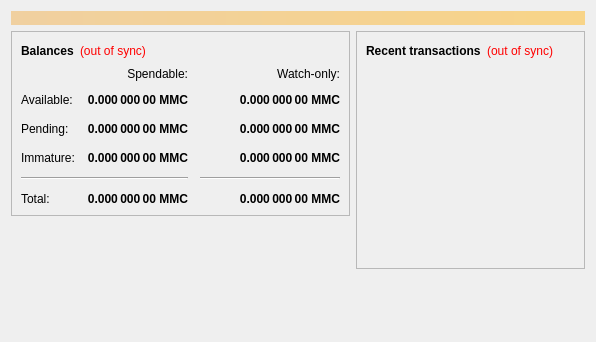
<?xml version="1.0" encoding="UTF-8"?>
<ui version="4.0">
 <class>OverviewPage</class>
 <widget class="QWidget" name="OverviewPage">
  <property name="geometry">
   <rect>
    <x>0</x>
    <y>0</y>
    <width>596</width>
    <height>342</height>
   </rect>
  </property>
  <property name="windowTitle">
   <string>Form</string>
  </property>
  <layout class="QVBoxLayout" name="topLayout">
   <item>
    <widget class="QLabel" name="labelAlerts">
     <property name="visible">
      <bool>false</bool>
     </property>
     <property name="styleSheet">
      <string notr="true">background-color: qlineargradient(x1: 0, y1: 0, x2: 1, y2: 0, stop:0 #F0D0A0, stop:1 #F8D488); color:#000000;</string>
     </property>
     <property name="wordWrap">
      <bool>true</bool>
     </property>
     <property name="margin">
      <number>3</number>
     </property>
    </widget>
   </item>
   <item>
    <layout class="QHBoxLayout" name="horizontalLayout" stretch="1,1">
     <item>
      <layout class="QVBoxLayout" name="verticalLayout_2">
       <item>
        <widget class="QFrame" name="frame">
         <property name="frameShape">
          <enum>QFrame::StyledPanel</enum>
         </property>
         <property name="frameShadow">
          <enum>QFrame::Raised</enum>
         </property>
         <layout class="QVBoxLayout" name="verticalLayout_4">
          <item>
           <layout class="QHBoxLayout" name="horizontalLayout_4">
            <item>
             <widget class="QLabel" name="label_5">
              <property name="font">
               <font>
                <weight>75</weight>
                <bold>true</bold>
               </font>
              </property>
              <property name="text">
               <string>Balances</string>
              </property>
             </widget>
            </item>
            <item>
             <widget class="QLabel" name="labelWalletStatus">
              <property name="cursor">
               <cursorShape>WhatsThisCursor</cursorShape>
              </property>
              <property name="toolTip">
               <string>The displayed information may be out of date. Your wallet automatically synchronizes with the Meowmeowcoin network after a connection is established, but this process has not completed yet.</string>
              </property>
              <property name="styleSheet">
               <string notr="true">QLabel { color: red; }</string>
              </property>
              <property name="text">
               <string notr="true">(out of sync)</string>
              </property>
              <property name="alignment">
               <set>Qt::AlignLeading|Qt::AlignLeft|Qt::AlignVCenter</set>
              </property>
             </widget>
            </item>
            <item>
             <spacer name="horizontalSpacer_3">
              <property name="orientation">
               <enum>Qt::Horizontal</enum>
              </property>
              <property name="sizeHint" stdset="0">
               <size>
                <width>40</width>
                <height>20</height>
               </size>
              </property>
             </spacer>
            </item>
           </layout>
          </item>
          <item>
           <layout class="QGridLayout" name="gridLayout">
            <property name="spacing">
             <number>12</number>
            </property>
            <item row="2" column="2">
             <widget class="QLabel" name="labelWatchPending">
              <property name="font">
               <font>
                <weight>75</weight>
                <bold>true</bold>
               </font>
              </property>
              <property name="cursor">
               <cursorShape>IBeamCursor</cursorShape>
              </property>
              <property name="toolTip">
               <string>Unconfirmed transactions to watch-only addresses</string>
              </property>
              <property name="text">
               <string notr="true">0.000 000 00 MMC</string>
              </property>
              <property name="alignment">
               <set>Qt::AlignRight|Qt::AlignTrailing|Qt::AlignVCenter</set>
              </property>
              <property name="textInteractionFlags">
               <set>Qt::LinksAccessibleByMouse|Qt::TextSelectableByKeyboard|Qt::TextSelectableByMouse</set>
              </property>
             </widget>
            </item>
            <item row="2" column="1">
             <widget class="QLabel" name="labelUnconfirmed">
              <property name="font">
               <font>
                <weight>75</weight>
                <bold>true</bold>
               </font>
              </property>
              <property name="cursor">
               <cursorShape>IBeamCursor</cursorShape>
              </property>
              <property name="toolTip">
               <string>Total of transactions that have yet to be confirmed, and do not yet count toward the spendable balance</string>
              </property>
              <property name="text">
               <string notr="true">0.000 000 00 MMC</string>
              </property>
              <property name="alignment">
               <set>Qt::AlignRight|Qt::AlignTrailing|Qt::AlignVCenter</set>
              </property>
              <property name="textInteractionFlags">
               <set>Qt::LinksAccessibleByMouse|Qt::TextSelectableByKeyboard|Qt::TextSelectableByMouse</set>
              </property>
             </widget>
            </item>
            <item row="3" column="2">
             <widget class="QLabel" name="labelWatchImmature">
              <property name="font">
               <font>
                <weight>75</weight>
                <bold>true</bold>
               </font>
              </property>
              <property name="cursor">
               <cursorShape>IBeamCursor</cursorShape>
              </property>
              <property name="toolTip">
               <string>Mined balance in watch-only addresses that has not yet matured</string>
              </property>
              <property name="text">
               <string notr="true">0.000 000 00 MMC</string>
              </property>
              <property name="alignment">
               <set>Qt::AlignRight|Qt::AlignTrailing|Qt::AlignVCenter</set>
              </property>
              <property name="textInteractionFlags">
               <set>Qt::LinksAccessibleByMouse|Qt::TextSelectableByKeyboard|Qt::TextSelectableByMouse</set>
              </property>
             </widget>
            </item>
            <item row="4" column="0" colspan="2">
             <widget class="Line" name="line">
              <property name="orientation">
               <enum>Qt::Horizontal</enum>
              </property>
             </widget>
            </item>
            <item row="4" column="2">
             <widget class="Line" name="lineWatchBalance">
              <property name="sizePolicy">
               <sizepolicy hsizetype="Preferred" vsizetype="Fixed">
                <horstretch>0</horstretch>
                <verstretch>0</verstretch>
               </sizepolicy>
              </property>
              <property name="minimumSize">
               <size>
                <width>140</width>
                <height>0</height>
               </size>
              </property>
              <property name="orientation">
               <enum>Qt::Horizontal</enum>
              </property>
             </widget>
            </item>
            <item row="5" column="0">
             <widget class="QLabel" name="labelTotalText">
              <property name="text">
               <string>Total:</string>
              </property>
             </widget>
            </item>
            <item row="3" column="1">
             <widget class="QLabel" name="labelImmature">
              <property name="font">
               <font>
                <weight>75</weight>
                <bold>true</bold>
               </font>
              </property>
              <property name="cursor">
               <cursorShape>IBeamCursor</cursorShape>
              </property>
              <property name="toolTip">
               <string>Mined balance that has not yet matured</string>
              </property>
              <property name="text">
               <string notr="true">0.000 000 00 MMC</string>
              </property>
              <property name="alignment">
               <set>Qt::AlignRight|Qt::AlignTrailing|Qt::AlignVCenter</set>
              </property>
              <property name="textInteractionFlags">
               <set>Qt::LinksAccessibleByMouse|Qt::TextSelectableByKeyboard|Qt::TextSelectableByMouse</set>
              </property>
             </widget>
            </item>
            <item row="2" column="3">
             <spacer name="horizontalSpacer_2">
              <property name="orientation">
               <enum>Qt::Horizontal</enum>
              </property>
              <property name="sizeHint" stdset="0">
               <size>
                <width>40</width>
                <height>20</height>
               </size>
              </property>
             </spacer>
            </item>
            <item row="3" column="0">
             <widget class="QLabel" name="labelImmatureText">
              <property name="text">
               <string>Immature:</string>
              </property>
             </widget>
            </item>
            <item row="5" column="1">
             <widget class="QLabel" name="labelTotal">
              <property name="font">
               <font>
                <weight>75</weight>
                <bold>true</bold>
               </font>
              </property>
              <property name="cursor">
               <cursorShape>IBeamCursor</cursorShape>
              </property>
              <property name="toolTip">
               <string>Your current total balance</string>
              </property>
              <property name="text">
               <string notr="true">0.000 000 00 MMC</string>
              </property>
              <property name="alignment">
               <set>Qt::AlignRight|Qt::AlignTrailing|Qt::AlignVCenter</set>
              </property>
              <property name="textInteractionFlags">
               <set>Qt::LinksAccessibleByMouse|Qt::TextSelectableByKeyboard|Qt::TextSelectableByMouse</set>
              </property>
             </widget>
            </item>
            <item row="5" column="2">
             <widget class="QLabel" name="labelWatchTotal">
              <property name="font">
               <font>
                <weight>75</weight>
                <bold>true</bold>
               </font>
              </property>
              <property name="cursor">
               <cursorShape>IBeamCursor</cursorShape>
              </property>
              <property name="toolTip">
               <string>Current total balance in watch-only addresses</string>
              </property>
              <property name="text">
               <string notr="true">0.000 000 00 MMC</string>
              </property>
              <property name="alignment">
               <set>Qt::AlignRight|Qt::AlignTrailing|Qt::AlignVCenter</set>
              </property>
              <property name="textInteractionFlags">
               <set>Qt::LinksAccessibleByMouse|Qt::TextSelectableByKeyboard|Qt::TextSelectableByMouse</set>
              </property>
             </widget>
            </item>
            <item row="0" column="2">
             <widget class="QLabel" name="labelWatchonly">
              <property name="text">
               <string>Watch-only:</string>
              </property>
              <property name="alignment">
               <set>Qt::AlignRight|Qt::AlignTrailing|Qt::AlignVCenter</set>
              </property>
             </widget>
            </item>
            <item row="1" column="0">
             <widget class="QLabel" name="labelBalanceText">
              <property name="text">
               <string>Available:</string>
              </property>
             </widget>
            </item>
            <item row="1" column="1">
             <widget class="QLabel" name="labelBalance">
              <property name="font">
               <font>
                <weight>75</weight>
                <bold>true</bold>
               </font>
              </property>
              <property name="cursor">
               <cursorShape>IBeamCursor</cursorShape>
              </property>
              <property name="toolTip">
               <string>Your current spendable balance</string>
              </property>
              <property name="text">
               <string notr="true">0.000 000 00 MMC</string>
              </property>
              <property name="alignment">
               <set>Qt::AlignRight|Qt::AlignTrailing|Qt::AlignVCenter</set>
              </property>
              <property name="textInteractionFlags">
               <set>Qt::LinksAccessibleByMouse|Qt::TextSelectableByKeyboard|Qt::TextSelectableByMouse</set>
              </property>
             </widget>
            </item>
            <item row="1" column="2">
             <widget class="QLabel" name="labelWatchAvailable">
              <property name="font">
               <font>
                <weight>75</weight>
                <bold>true</bold>
               </font>
              </property>
              <property name="cursor">
               <cursorShape>IBeamCursor</cursorShape>
              </property>
              <property name="toolTip">
               <string>Your current balance in watch-only addresses</string>
              </property>
              <property name="text">
               <string notr="true">0.000 000 00 MMC</string>
              </property>
              <property name="alignment">
               <set>Qt::AlignRight|Qt::AlignTrailing|Qt::AlignVCenter</set>
              </property>
              <property name="textInteractionFlags">
               <set>Qt::LinksAccessibleByMouse|Qt::TextSelectableByKeyboard|Qt::TextSelectableByMouse</set>
              </property>
             </widget>
            </item>
            <item row="2" column="0">
             <widget class="QLabel" name="labelPendingText">
              <property name="text">
               <string>Pending:</string>
              </property>
             </widget>
            </item>
            <item row="0" column="1">
             <widget class="QLabel" name="labelSpendable">
              <property name="text">
               <string>Spendable:</string>
              </property>
              <property name="alignment">
               <set>Qt::AlignRight|Qt::AlignTrailing|Qt::AlignVCenter</set>
              </property>
             </widget>
            </item>
           </layout>
          </item>
         </layout>
        </widget>
       </item>
       <item>
        <spacer name="verticalSpacer">
         <property name="orientation">
          <enum>Qt::Vertical</enum>
         </property>
         <property name="sizeHint" stdset="0">
          <size>
           <width>20</width>
           <height>40</height>
          </size>
         </property>
        </spacer>
       </item>
      </layout>
     </item>
     <item>
      <layout class="QVBoxLayout" name="verticalLayout_3">
       <item>
        <widget class="QFrame" name="frame_2">
         <property name="frameShape">
          <enum>QFrame::StyledPanel</enum>
         </property>
         <property name="frameShadow">
          <enum>QFrame::Raised</enum>
         </property>
         <layout class="QVBoxLayout" name="verticalLayout">
          <item>
           <layout class="QHBoxLayout" name="horizontalLayout_2">
            <item>
             <widget class="QLabel" name="label_4">
              <property name="font">
               <font>
                <weight>75</weight>
                <bold>true</bold>
               </font>
              </property>
              <property name="text">
               <string>Recent transactions</string>
              </property>
             </widget>
            </item>
            <item>
             <widget class="QLabel" name="labelTransactionsStatus">
              <property name="cursor">
               <cursorShape>WhatsThisCursor</cursorShape>
              </property>
              <property name="toolTip">
               <string>The displayed information may be out of date. Your wallet automatically synchronizes with the Meowmeowcoin network after a connection is established, but this process has not completed yet.</string>
              </property>
              <property name="styleSheet">
               <string notr="true">QLabel { color: red; }</string>
              </property>
              <property name="text">
               <string notr="true">(out of sync)</string>
              </property>
              <property name="alignment">
               <set>Qt::AlignRight|Qt::AlignTrailing|Qt::AlignVCenter</set>
              </property>
             </widget>
            </item>
            <item>
             <spacer name="horizontalSpacer">
              <property name="orientation">
               <enum>Qt::Horizontal</enum>
              </property>
              <property name="sizeHint" stdset="0">
               <size>
                <width>40</width>
                <height>20</height>
               </size>
              </property>
             </spacer>
            </item>
           </layout>
          </item>
          <item>
           <widget class="QListView" name="listTransactions">
            <property name="styleSheet">
             <string notr="true">QListView { background: transparent; }</string>
            </property>
            <property name="frameShape">
             <enum>QFrame::NoFrame</enum>
            </property>
            <property name="verticalScrollBarPolicy">
             <enum>Qt::ScrollBarAlwaysOff</enum>
            </property>
            <property name="horizontalScrollBarPolicy">
             <enum>Qt::ScrollBarAlwaysOff</enum>
            </property>
            <property name="selectionMode">
             <enum>QAbstractItemView::NoSelection</enum>
            </property>
           </widget>
          </item>
         </layout>
        </widget>
       </item>
       <item>
        <spacer name="verticalSpacer_2">
         <property name="orientation">
          <enum>Qt::Vertical</enum>
         </property>
         <property name="sizeHint" stdset="0">
          <size>
           <width>20</width>
           <height>40</height>
          </size>
         </property>
        </spacer>
       </item>
      </layout>
     </item>
    </layout>
   </item>
  </layout>
 </widget>
 <resources/>
 <connections/>
</ui>
